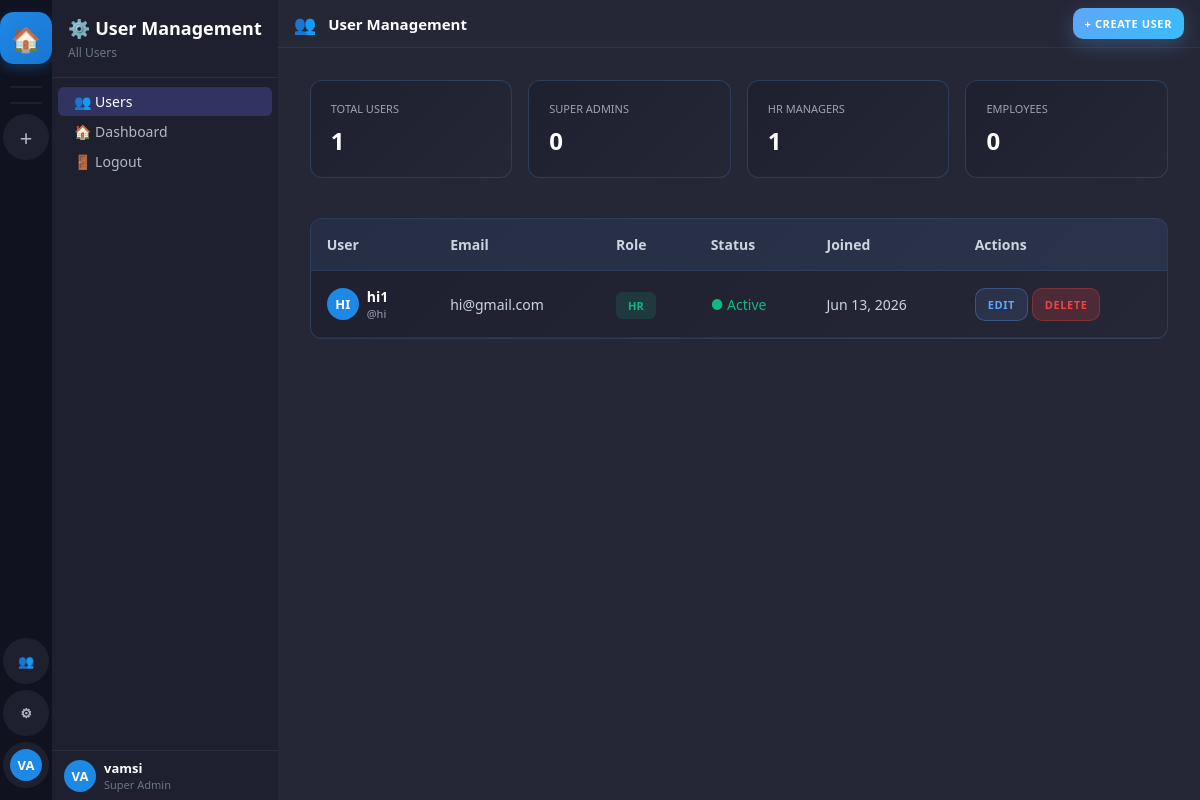
The page /users-manage/ (signed in) on the database its author committed.
### accounts/models.py (models this page shows, shortened)
class User(AbstractUser):
    ROLE_CHOICES = [
        ('super_admin', 'Super Admin'),
        ('hr', 'HR'),
        ('employee', 'Employee'),
    ]
    STATUS_CHOICES = [
        ('online', 'Online'),
        ('offline', 'Offline'),
        ('busy', 'Busy'),
        ('away', 'Away'),
    ]
    display_name = models.CharField(max_length=100, blank=True)
    avatar = models.ImageField(upload_to='avatars/', null=True, blank=True)
    is_super_admin = models.BooleanField(default=False)  # Legacy, kept for compatibility
    role = models.CharField(max_length=20, default='employee', choices=ROLE_CHOICES)
    status = models.CharField(max_length=20, default='offline', choices=STATUS_CHOICES)
    bio = models.TextField(blank=True)
    phone = models.CharField(max_length=20, blank=True)
    created_by = models.ForeignKey('self', on_delete=models.SET_NULL, null=True, blank=True, related_name='created_users')
    can_manage_users = models.BooleanField(default=False)  # Control access to user creation
    can_create_projects = models.BooleanField(default=False)  # Control access to project creation
    must_change_password = models.BooleanField(default=False)  # Force password change on first login
    class Meta:
        db_table = 'zc_users'
    def get_display_name(self):
        return self.display_name or self.get_full_name() or self.username
    def get_initials(self):
        name = self.get_display_name()
        parts = name.split()
        if len(parts) >= 2:
            return (parts[0][0] + parts[1][0]).upper()
        return name[:2].upper() if name else 'U'
    def is_super_admin_user(self):
        return self.role == 'super_admin' or self.is_super_admin

### accounts/views.py (the view, shortened to what this page needs)
# urls.py: path('users-manage/', views.user_management_unified, name='user_management_unified'),
@login_required
def user_management_unified(request):
    can_manage = request.user.is_super_admin_user() or request.user.is_hr_user() or request.user.can_manage_users
    if not can_manage:
        return redirect('dashboard')
    user_role = request.user.role
    if user_role == 'super_admin':
        all_users = User.objects.exclude(id=request.user.id).order_by('-date_joined')
        stat_super_admins = all_users.filter(role='super_admin').count()
        stat_hrs = all_users.filter(role='hr').count()
        stat_employees = all_users.filter(role='employee').count()
    else:
        all_users = User.objects.exclude(role='super_admin').order_by('-date_joined')
        stat_super_admins = 0
        stat_hrs = all_users.filter(role='hr').count()
        stat_employees = all_users.filter(role='employee').count()
    context = {
        'users': all_users,
        'total_users': all_users.count(),
        'super_admins': stat_super_admins,
        'hrs': stat_hrs,
        'employees': stat_employees,
        'user_role': user_role,
    }
    return render(request, 'admin_panel/user_management_unified.html', context)

### templates/admin_panel/user_management_unified.html (shortened to what this page needs)
{% extends 'base.html' %}
{% block sidebar %}
<nav class="sidebar-channels">
  <div class="sc-header">
    <h2>⚙️ User Management</h2>
    <p>{% if user_role == 'super_admin' %}All Users{% else %}Your Employees{% endif %}</p>
  </div>
  <div class="sc-body">
    <div class="sc-section">
      <a href="{% url 'user_management_unified' %}" class="ch-item active">
        <span>👥 Users</span>
      </a>
      <a href="{% url 'dashboard' %}" class="ch-item">
        <span>🏠 Dashboard</span>
      </a>
      <a href="{% url 'logout' %}" class="ch-item">
        <span>🚪 Logout</span>
      </a>
    </div>
  </div>
  <div class="sc-userbar">
    <div class="avatar-wrap">
      <div class="avatar avatar-32" style="background:var(--accent)">{{ user.get_initials }}</div>
    </div>
    <div style="flex:1;min-width:0">
      <div class="ub-name">{{ user.get_display_name }}</div>
      <div class="ub-tag">{{ user.get_role_display }}</div>
    </div>
  </div>
</nav>
{% endblock %}
{% block content %}
<div class="content-header">
  <span class="ch-icon-lg">👥</span>
  <h3>User Management</h3>
  <div class="header-actions">
    <button class="btn btn-primary btn-sm" onclick="openModal('create-user-modal')">
      + Create {% if user_role == 'super_admin' %}User{% else %}Employee{% endif %}
    </button>
  </div>
</div>
<div class="dashboard-content">
  <div class="d-grid mb-5" style="grid-template-columns: repeat(auto-fit, minmax(200px, 1fr)); gap: 16px;">
    {% if user_role == 'super_admin' %}
    <div class="bg-sidebar-r p-5 rounded-lg border">
      <div class="text-xs uppercase text-3 mb-2">Total Users</div>
      <div class="text-3xl fw-bold">{{ total_users }}</div>
    </div>
    <div class="bg-sidebar-r p-5 rounded-lg border">
      <div class="text-xs uppercase text-3 mb-2">Super Admins</div>
      <div class="text-3xl fw-bold">{{ super_admins }}</div>
    </div>
    <div class="bg-sidebar-r p-5 rounded-lg border">
      <div class="text-xs uppercase text-3 mb-2">HR Managers</div>
      <div class="text-3xl fw-bold">{{ hrs }}</div>
    </div>
    <div class="bg-sidebar-r p-5 rounded-lg border">
      <div class="text-xs uppercase text-3 mb-2">Employees</div>
      <div class="text-3xl fw-bold">{{ employees }}</div>
    </div>
    {% endif %}
  </div>
  <div class="bg-sidebar-r rounded-lg overflow-hidden border">
    <table class="w-full" style="border-collapse: collapse;">
      <thead>
        <tr class="bg-active border-b">
          <th class="p-4 text-left fw-600 text-2">User</th>
          <th class="p-4 text-left fw-600 text-2">Email</th>
          <th class="p-4 text-left fw-600 text-2">Role</th>
          <th class="p-4 text-left fw-600 text-2">Status</th>
          <th class="p-4 text-left fw-600 text-2">Joined</th>
          <th class="p-4 text-left fw-600 text-2">Actions</th>
        </tr>
      </thead>
      <tbody>
        {% for user_item in users %}
        <tr class="border-b" style="transition: background 0.2s;">
          <td class="p-4">
            <div class="d-flex align-center gap-2">
              <div class="avatar avatar-32" style="background: var(--accent);">{{ user_item.get_initials }}</div>
              <div>
                <div class="fw-600">{{ user_item.get_display_name }}</div>
                <div class="text-xs text-3">@{{ user_item.username }}</div>
              </div>
            </div>
          </td>
          <td class="p-4 text-2">{{ user_item.email }}</td>
          <td class="p-4">
            <span class="badge" style="background: {% if user_item.role == 'hr' %}rgba(16,185,129,0.15); color: #10b981{% else %}rgba(59, 130, 246, 0.2); color: #60a5fa{% endif %}; padding: 6px 12px; border-radius: 6px; font-size: 11px; font-weight: 600; text-transform: uppercase;">
              {{ user_item.get_role_display }}
            </span>
          </td>
          <td class="p-4">
            {% if user_item.is_active %}
            <span class="text-success" style="color: #10b981;">● Active</span>
            {% else %}
            <span class="text-danger" style="color: #ef4444;">● Inactive</span>
            {% endif %}
          </td>
          <td class="p-4 text-2">{{ user_item.date_joined|date:"M d, Y" }}</td>
          <td class="p-4">
            <button class="btn btn-sm btn-secondary" onclick="openModal('edit-user-modal-{{ user_item.id }}')">Edit</button>
            {% if user_item.id != user.id %}
            <button class="btn btn-sm btn-danger" onclick="deleteUser({{ user_item.id }}, '{{ user_item.username }}')">Delete</button>
            {% else %}
            <span style="color: #5c6070; font-size: 11px; font-style: italic; margin-left: 4px;">You</span>
            {% endif %}
          </td>
        </tr>
        {% empty %}
        <tr>
          <td colspan="6" class="p-6 text-center text-3">
            No users found. Create one to get started!
          </td>
        </tr>
        {% endfor %}
      </tbody>
    </table>
  </div>
</div>
{% endblock %}

### templates/base.html (shortened to what this page needs)
<!DOCTYPE html>
<html lang="en">
<head>
<link rel="stylesheet" href="/static/css/main.css">
</head>
<body>
<div class="app-shell">
  <nav class="sidebar-projects" id="sidebar-projects">
    <a href="/dashboard/" class="sp-btn sp-logo" title="Home" onclick="location.reload(); return true">🏠</a>
    <div class="sp-divider"></div>
    <div class="sp-divider"></div>
    {% if user.role == 'super_admin' or user.role == 'hr' or user.can_create_projects %}
    <a href="/project/create/" class="sp-btn" title="New Project">
      <span style="font-size:22px;font-weight:300">+</span>
    </a>
    {% endif %}
    {% if user.role == 'super_admin' or user.role == 'hr' or user.can_manage_users %}
    <a href="{% url 'user_management_unified' %}" class="sp-btn" title="User Management">
      👥
    </a>
    {% endif %}
    {% if user.is_super_admin or user.is_staff %}
    <a href="/admin-panel/" class="sp-btn" title="Admin Panel">
      ⚙
    </a>
    {% endif %}
    <a href="/profile/" class="sp-btn" title="Profile">
      <div class="avatar avatar-32" style="background:var(--accent)">{{ user.get_initials }}</div>
    </a>
  </nav>
  {% block sidebar %}{% endblock %}
  <main class="main-content" id="main-content">
    {% block content %}{% endblock %}
  </main>
</div>
</body>
</html>

### templates/admin_panel/user_management_unified.html (style rules this page uses)
.btn { padding: 12px 20px; border: none; border-radius: 10px; font-size: 13px; font-weight: 700; cursor: pointer; transition: all 0.3s ease; text-transform: uppercase; letter-spacing: 0.6px; display: inline-flex; align-items: center; justify-content: center; gap: 8px; }
.btn-primary { background: linear-gradient(135deg, #60a5fa 0%, #38bdf8 100%); color: white; box-shadow: 0 6px 20px rgba(96, 165, 250, 0.3); }
.btn-secondary { background: rgba(96, 165, 250, 0.1); color: #60a5fa; border: 1px solid rgba(96, 165, 250, 0.3); }
.btn-danger { background: rgba(239, 68, 68, 0.2); color: #ef4444; border: 1px solid rgba(239, 68, 68, 0.3); }
.btn-sm { padding: 8px 12px; font-size: 11px; max-width: none; }
.mb-5 { margin-bottom: 40px; }
.p-4 { padding: 16px; }
.p-5 { padding: 20px; }
.d-grid { display: grid; }
.d-flex { display: flex; }
.gap-2 { gap: 8px; }
.align-center { align-items: center; }
.text-xs { font-size: 11px; }
.text-2 { color: #cbd5e1; }
.text-3 { color: #9da3b4; }
.text-success { color: #10b981; }
.fw-600 { font-weight: 600; }
.fw-bold { font-weight: 700; }
.bg-sidebar-r { background: linear-gradient(135deg, #1e2030 0%, #252736 100%); border: 1px solid rgba(96, 165, 250, 0.2); }
.bg-active { background: rgba(96, 165, 250, 0.1); }
.rounded-lg { border-radius: 12px; }
.overflow-hidden { overflow: hidden; }
.border { border: 1px solid rgba(96, 165, 250, 0.2); }
.border-b { border-bottom: 1px solid rgba(96, 165, 250, 0.1); }
.w-full { width: 100%; }

### rows shown on the page
User: get_initials "VA", get_display_name "vamsi", role "Super Admin"
User: get_initials "HI", get_display_name "hi1", username "hi", email "hi@gmail.com", role "HR", is_active "● Active", date_joined "Jun 13, 2026"

### other values the page prints
{{ total_users }} "1"
{{ super_admins }} "0"
{{ hrs }} "1"
{{ employees }} "0"
